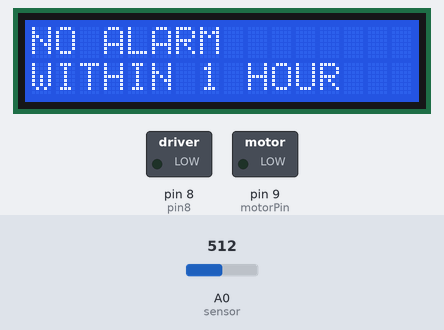
A sketch run on a simulated Arduino Uno, built with avr-gcc and run on an emulated ATmega328P. On the bench: 16×2 character LCD, switched loads named in the sketch (green lamp = pin HIGH). The test bench sets the inputs (shaded band); at power-on: A0 (sensor) = 512. What the sketch prints to the serial monitor is not drawn.

Above: at 1.2 s.
1.3 s: A0 (sensor) set to 688
2.8 s: A0 (sensor) set to 713
At 3.4 s:
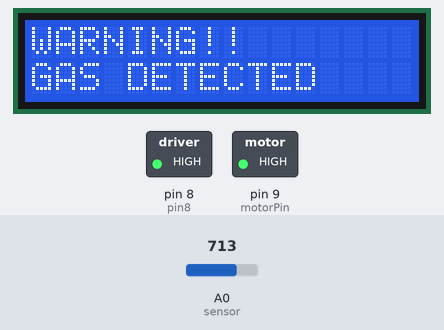
4.3 s: A0 (sensor) set to 690
At 5.1 s:
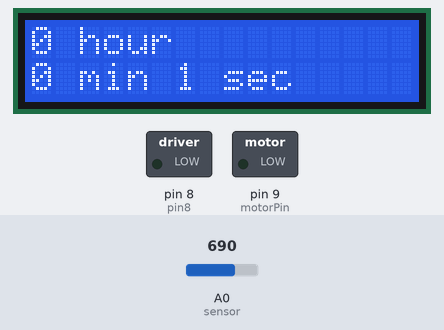
7.3 s: A0 (sensor) set to 710
At 8.5 s:
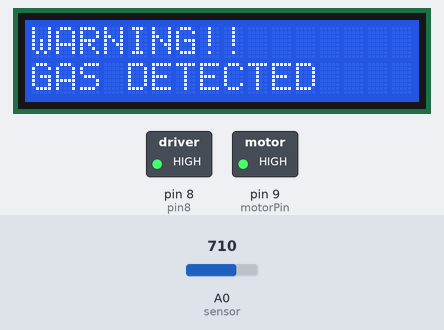
8.8 s: A0 (sensor) set to 511
At 10.1 s:
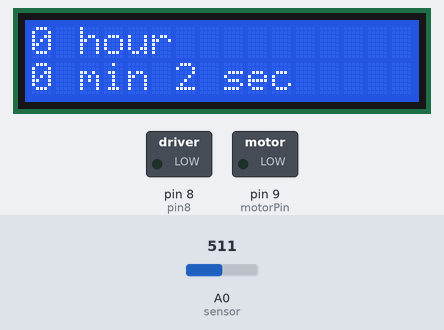
Timing chart, 0 to 11.8 s (numbered marks = the images above; inputs shaded):
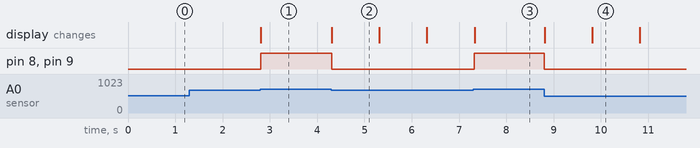

Measured:
- the behaviour switches between 700 and 701 on A0 (sensor) (found by bisection; images 0 and 1)
- after the input at 1.3 s, every drawn part: stays the same
- after the input at 2.8 s, pin 8 (pin8), pin 9 (motorPin): LOW → HIGH at once; the display: changes at once (image 1)
- after the input at 4.3 s, pin 8 (pin8), pin 9 (motorPin): HIGH → LOW at once; the display: changes at once (image 2)
- after the input at 7.3 s, pin 8 (pin8), pin 9 (motorPin): LOW → HIGH at once; the display: changes at once (image 3)
- after the input at 8.8 s, pin 8 (pin8), pin 9 (motorPin): HIGH → LOW at once; the display: first changes at once (image 4 shows a later state)
- what the display in image 2 shows lasts 1.0 s, from 4.3 s to 5.3 s

The sketch:

Kitchen_Safety_Alert.ino
```cpp
#include <LiquidCrystal.h>
int hours;
int minutes;
int seconds;
int temp1;
int high_occured;
int count;
int set_low;
int check;
int lcd_clear;


int pin8=8;
int motorPin=9;

int sensor=A0;

int sensorValue=0;

LiquidCrystal lcd(12, 11, 5, 4, 3, 2);

void setup() {
  // run once:
    pinMode(pin8,OUTPUT);
    digitalWrite(pin8,LOW);
    Serial.begin(9600);
    pinMode(motorPin,OUTPUT);
    digitalWrite(motorPin,LOW);
    lcd.begin(16, 2);
    lcd.print("NO ALARM");
    lcd.setCursor(0, 1);
    lcd.print("WITHIN 1 HOUR");
    count=0;
    check=0;
    lcd_clear=0;

}

void loop() {
  // run repeatedly:
    sensorValue=analogRead(sensor);
    Serial.println(sensorValue,DEC);

    if(sensorValue>700)
    {
          if(check==1)
          {
                count=0;
                lcd.clear();
                check=0;
          }

          if(lcd_clear==0)
          {
               // count=0;
                lcd.clear();
                lcd_clear=1;
          }


          high_occured=2;
          set_low=1;
          digitalWrite(pin8,HIGH);
          digitalWrite(motorPin,HIGH);


          lcd.print("WARNING!!");
          lcd.setCursor(0,1);
          lcd.print("GAS DETECTED    ");

   }

        else
        {
          digitalWrite(pin8,LOW);
          digitalWrite(motorPin,LOW);

          if(high_occured>1)
          {
              check=1;
              count++;
              lcd.clear();
              hours = count/3600;
              temp1 = count%3600;
              minutes = temp1/60;
              seconds = temp1%60;

              lcd.print(hours);
              lcd.print(" hour ");

              lcd.setCursor(0, 1);
              // print the number of seconds since reset:

              lcd.print(minutes);
              lcd.print(" min ");
              lcd.print(seconds);
              lcd.print(" sec      ");

              if(seconds>20)
              {
                high_occured=0;
              }

              delay(1000);
          }

          else if(seconds>20)
          {
              count=0;
              if(set_low==1)
              {
                  lcd.clear();
              }
              set_low++;
              lcd.print("NO ALARM");
              lcd.setCursor(0, 1);
              lcd.print("WITHIN 1 HOUR   ");
              lcd_clear=0;

          }

    }
}
```
